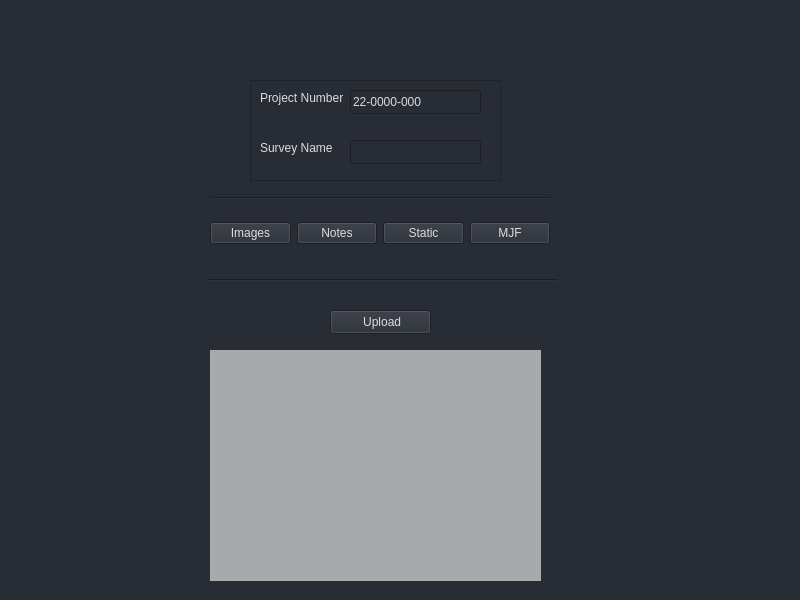
<?xml version="1.0" encoding="UTF-8"?>
<ui version="4.0">
 <class>Widget</class>
 <widget class="QWidget" name="Widget">
  <property name="geometry">
   <rect>
    <x>0</x>
    <y>0</y>
    <width>800</width>
    <height>600</height>
   </rect>
  </property>
  <property name="windowTitle">
   <string>Survey File  Up Loader</string>
  </property>
  <property name="autoFillBackground">
   <bool>false</bool>
  </property>
  <property name="styleSheet">
   <string notr="true">color: rgb(221, 221, 221);
background-color: rgb(40, 44, 52);
</string>
  </property>
  <widget class="QFrame" name="frame">
   <property name="geometry">
    <rect>
     <x>250</x>
     <y>80</y>
     <width>251</width>
     <height>101</height>
    </rect>
   </property>
   <property name="cursor">
    <cursorShape>ArrowCursor</cursorShape>
   </property>
   <property name="frameShape">
    <enum>QFrame::StyledPanel</enum>
   </property>
   <property name="frameShadow">
    <enum>QFrame::Raised</enum>
   </property>
   <widget class="QLabel" name="lable_pnum">
    <property name="geometry">
     <rect>
      <x>10</x>
      <y>10</y>
      <width>91</width>
      <height>16</height>
     </rect>
    </property>
    <property name="text">
     <string>Project Number</string>
    </property>
   </widget>
   <widget class="QLineEdit" name="text_name">
    <property name="geometry">
     <rect>
      <x>100</x>
      <y>60</y>
      <width>131</width>
      <height>24</height>
     </rect>
    </property>
    <property name="toolTip">
     <string>&lt;html&gt;&lt;head/&gt;&lt;body&gt;&lt;p&gt;&lt;span style=&quot; color:#000000;&quot;&gt;Survey name, usually date and description&lt;/span&gt;&lt;/p&gt;&lt;/body&gt;&lt;/html&gt;</string>
    </property>
   </widget>
   <widget class="QLineEdit" name="text_pnum">
    <property name="geometry">
     <rect>
      <x>100</x>
      <y>10</y>
      <width>131</width>
      <height>24</height>
     </rect>
    </property>
    <property name="toolTip">
     <string>&lt;html&gt;&lt;head/&gt;&lt;body&gt;&lt;p&gt;&lt;span style=&quot; color:#000000;&quot;&gt;can be a R or P drive project&lt;/span&gt;&lt;/p&gt;&lt;/body&gt;&lt;/html&gt;</string>
    </property>
    <property name="inputMask">
     <string>99-9999-999</string>
    </property>
    <property name="text">
     <string>22-0000-000</string>
    </property>
   </widget>
   <widget class="QLabel" name="label_name">
    <property name="geometry">
     <rect>
      <x>10</x>
      <y>60</y>
      <width>81</width>
      <height>16</height>
     </rect>
    </property>
    <property name="text">
     <string>Survey Name</string>
    </property>
   </widget>
  </widget>
  <widget class="Line" name="line">
   <property name="geometry">
    <rect>
     <x>210</x>
     <y>190</y>
     <width>341</width>
     <height>16</height>
    </rect>
   </property>
   <property name="orientation">
    <enum>Qt::Horizontal</enum>
   </property>
  </widget>
  <widget class="Line" name="line_2">
   <property name="geometry">
    <rect>
     <x>207</x>
     <y>270</y>
     <width>351</width>
     <height>20</height>
    </rect>
   </property>
   <property name="orientation">
    <enum>Qt::Horizontal</enum>
   </property>
  </widget>
  <widget class="QPushButton" name="btn_upload">
   <property name="geometry">
    <rect>
     <x>330</x>
     <y>310</y>
     <width>101</width>
     <height>24</height>
    </rect>
   </property>
   <property name="cursor">
    <cursorShape>PointingHandCursor</cursorShape>
   </property>
   <property name="toolTip">
    <string>&lt;html&gt;&lt;head/&gt;&lt;body&gt;&lt;p&gt;&lt;span style=&quot; color:#000000;&quot;&gt;create folder and upload data. if folder exists just upload data&lt;/span&gt;&lt;/p&gt;&lt;/body&gt;&lt;/html&gt;</string>
   </property>
   <property name="text">
    <string> Upload</string>
   </property>
   <property name="checkable">
    <bool>false</bool>
   </property>
   <property name="flat">
    <bool>false</bool>
   </property>
  </widget>
  <widget class="QWidget" name="layoutWidget">
   <property name="geometry">
    <rect>
     <x>210</x>
     <y>220</y>
     <width>340</width>
     <height>26</height>
    </rect>
   </property>
   <layout class="QHBoxLayout" name="horizontalLayout">
    <item>
     <widget class="QPushButton" name="btn_img">
      <property name="cursor">
       <cursorShape>PointingHandCursor</cursorShape>
      </property>
      <property name="toolTip">
       <string>&lt;html&gt;&lt;head/&gt;&lt;body&gt;&lt;p&gt;&lt;span style=&quot; color:#000000;&quot;&gt;select photos from survey&lt;/span&gt;&lt;/p&gt;&lt;/body&gt;&lt;/html&gt;</string>
      </property>
      <property name="text">
       <string>Images</string>
      </property>
     </widget>
    </item>
    <item>
     <widget class="QPushButton" name="btn_notes">
      <property name="cursor">
       <cursorShape>PointingHandCursor</cursorShape>
      </property>
      <property name="toolTip">
       <string>&lt;html&gt;&lt;head/&gt;&lt;body&gt;&lt;p&gt;&lt;span style=&quot; color:#000000;&quot;&gt;select survey notes&lt;/span&gt;&lt;/p&gt;&lt;/body&gt;&lt;/html&gt;</string>
      </property>
      <property name="text">
       <string>Notes</string>
      </property>
     </widget>
    </item>
    <item>
     <widget class="QPushButton" name="btn_static">
      <property name="cursor">
       <cursorShape>PointingHandCursor</cursorShape>
      </property>
      <property name="toolTip">
       <string>&lt;html&gt;&lt;head/&gt;&lt;body&gt;&lt;p&gt;&lt;span style=&quot; color:#000000;&quot;&gt;select static files&lt;/span&gt;&lt;/p&gt;&lt;/body&gt;&lt;/html&gt;</string>
      </property>
      <property name="text">
       <string>Static</string>
      </property>
     </widget>
    </item>
    <item>
     <widget class="QPushButton" name="btn_mjf">
      <property name="cursor">
       <cursorShape>PointingHandCursor</cursorShape>
      </property>
      <property name="toolTip">
       <string>&lt;html&gt;&lt;head/&gt;&lt;body&gt;&lt;p&gt;&lt;span style=&quot; color:#000000;&quot;&gt;select survey job file&lt;/span&gt;&lt;/p&gt;&lt;/body&gt;&lt;/html&gt;</string>
      </property>
      <property name="text">
       <string>MJF</string>
      </property>
     </widget>
    </item>
   </layout>
  </widget>
  <widget class="QTextBrowser" name="textBrowser">
   <property name="geometry">
    <rect>
     <x>210</x>
     <y>350</y>
     <width>331</width>
     <height>231</height>
    </rect>
   </property>
   <property name="styleSheet">
    <string notr="true">color: rgb(33, 37, 43);
background-color: rgba(221, 221, 221, 180);</string>
   </property>
   <property name="frameShape">
    <enum>QFrame::StyledPanel</enum>
   </property>
   <property name="verticalScrollBarPolicy">
    <enum>Qt::ScrollBarAsNeeded</enum>
   </property>
   <property name="horizontalScrollBarPolicy">
    <enum>Qt::ScrollBarAsNeeded</enum>
   </property>
   <property name="sizeAdjustPolicy">
    <enum>QAbstractScrollArea::AdjustToContents</enum>
   </property>
   <property name="lineWrapMode">
    <enum>QTextEdit::WidgetWidth</enum>
   </property>
   <property name="lineWrapColumnOrWidth">
    <number>0</number>
   </property>
  </widget>
 </widget>
 <resources/>
 <connections/>
</ui>
